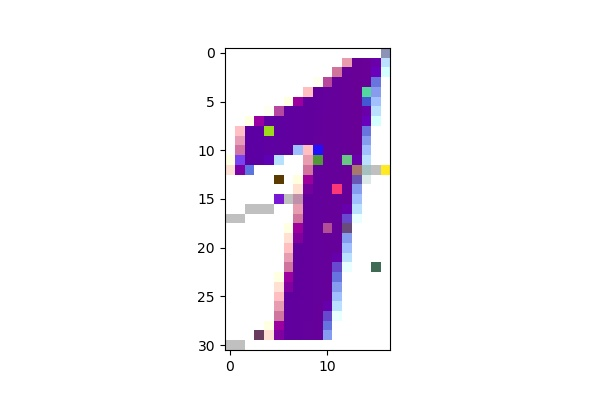
#> input picture 1/4.jpg, 600 x 400 px
$ jupyter execute --allow-errors openCV.ipynb   (shell and % lines are left out)   (older library calls are emulated)
#> lines starting #> are read from the running program, lines starting #| are printed output that depends on the picture; after the words box and inside, x2 and y2 are one past the last pixel; in counts of white or black regions, pixels touching at a corner belong together
[cell 1]
import cv2

[cell 2]
import requests

[cell 3]
from PIL import Image
#> (the rest of this cell did not finish here and is left out)

[cell 4]
import PIL, numpy
#> (the rest of this cell did not finish here and is left out)

#> (a cell that did not finish here is left out)

[cell 6]
%pylab inline
from matplotlib import pyplot as plt
#> (the rest of this cell did not finish here and is left out)

#> (a cell that did not finish here is left out)

#> (a cell that did not finish here is left out)

[cell 9]
ary = []
#> (the rest of this cell did not finish here and is left out)

[cell 10]
print(ary)

[cell 11]
%pylab inline
#> (the rest of this cell did not finish here and is left out)

[cell 12]
ary

[cell 13]
from matplotlib import pyplot as plt
fig = plt.figure()
for id, (x,y,w,h) in enumerate(ary):
    roi = open_cv_image[y:y+h, x:x+w]
    thresh = roi.copy()
    a = fig.add_subplot(1, len(ary), id+1)
    plt.imshow(thresh)

[cell 14]
from matplotlib import pyplot as plt
import random

for id, (x,y,w,h) in enumerate(ary):
    fig = plt.figure()
    roi = open_cv_image[y:y+h, x:x+w]
    thresh = roi.copy()
    plt.imshow(thresh)
    plt.savefig(('./prediction/'+str(random.randint(1,10000000))+'.jpg').format(id+1),dpi=100)

[cell 15]
import matplotlib.pyplot as plt
#> (the rest of this cell did not finish here and is left out)

[cell 16]
import PIL, numpy

basewidth = 50
pil_image = PIL.Image.open('./1/4.jpg').convert('1')
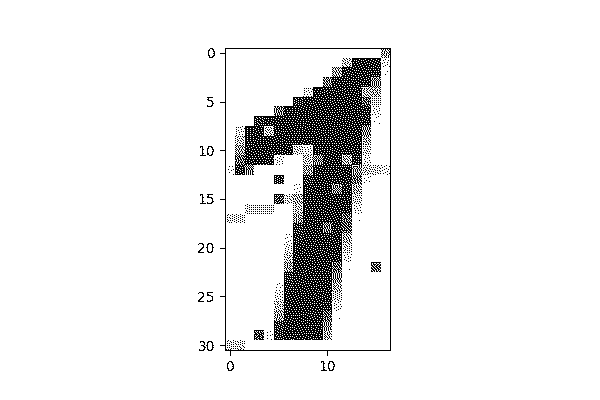
#> pil_image: PIL image 600x400 1; 92.9% white; black in thin lines or dots, all inside (x1, y1, x2, y2) = (198, 48, 391, 371)
wpercent = (basewidth/float(pil_image.size[0]))
#> wpercent = 0.0833
hsize = int((float(pil_image.size[1])*float(wpercent)))
#> hsize = 33
img = pil_image.resize((basewidth,hsize),PIL.Image.ANTIALIAS)
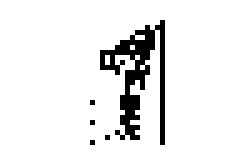
#> img: PIL image 50x33 1 (shown 5 times larger); 92.5% white; black in thin lines or dots, all inside (x1, y1, x2, y2) = (18, 4, 33, 29)
img
